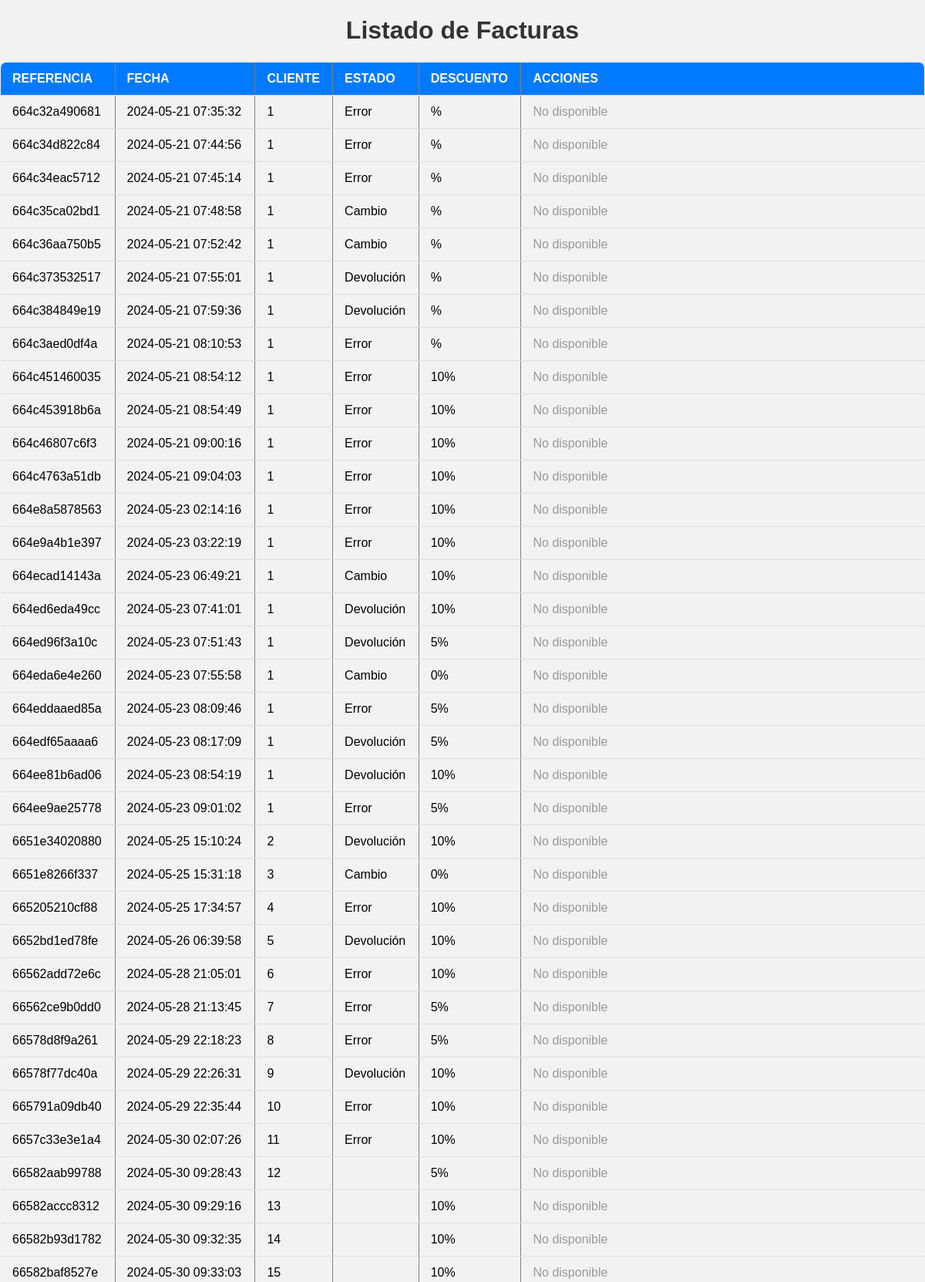
Screenshot of /index.php?controller=invoice&action=index (signed in, upper part) with the database file from the repository.
### tables this page shows
CREATE TABLE `facturas` (
  `referencia` varchar(150) NOT NULL,
  `fecha` datetime NOT NULL,
  `idCliente` int(11) NOT NULL,
  `estado` enum('Cambio','Devolución','Error','Pagada') NOT NULL DEFAULT 'Pagada',
  `descuento` enum('0','5','10') NOT NULL
);

### controllers/InvoiceController.php (called while the page is built, shortened)
<?php
require_once __DIR__ . '/../models/Invoice.php';
class InvoiceController
{
    public function index()
    {
        $invoiceModel = new Invoice();
        $invoices = $invoiceModel->getAllInvoices();
        require __DIR__ . '/../views/invoice_list.php';
    }
}

### config/Database.php (called while the page is built, shortened)
<?php
class Database {
    private static $instance = null;
    private $host = 'localhost';
    private $user = 'root';
    private $pass = '';
    private $name = 'facturacion_tienda_db';
    private function __construct() {
        $this->conn = new mysqli($this->host, $this->user, $this->pass, $this->name);
    }
    public static function connect() {
        if (self::$instance == null) {
            self::$instance = new Database();
        }
        return self::$instance->conn;
    }
}
?>

### models/Invoice.php (called while the page is built, shortened)
<?php
require_once __DIR__ . '/../config/Database.php';
class Invoice {
    private $db;
    public function __construct() {
        $this->db = Database::connect();
    }
    public function getAllInvoices() {
        $sql = "SELECT * FROM facturas";
        $result = $this->db->query($sql);
        return $result->fetch_all(MYSQLI_ASSOC);
    }
}
?>

### views/invoice_list.php (the view, shortened to what this page needs)
<!DOCTYPE html>
<html lang="es">
<head>
    <link rel="stylesheet" type="text/css" href="public/css/list.css">
</head>
<body>
    <h1>Listado de Facturas</h1>
    <table border="1">
        <tr>
            <th>Referencia</th>
            <th>Fecha</th>
            <th>Cliente</th>
            <th>Estado</th>
            <th>Descuento</th>
            <th>Acciones</th>
        </tr>
        <?php foreach ($invoices as $invoice) : ?>
            <tr>
                <td><?php echo $invoice['referencia']; ?></td>
                <td><?php echo $invoice['fecha']; ?></td>
                <td><?php echo $invoice['idCliente']; ?></td>
                <td><?php echo $invoice['estado']; ?></td>
                <td><?php echo $invoice['descuento']; ?>%</td>
                <td class="invoice-actions">
                    <?php if ($invoice['estado'] === 'Pagada') : ?>
                        <a href="index.php?controller=invoice&action=show&reference=<?php echo $invoice['referencia']; ?>">Ver</a>
                        <a href="index.php?controller=invoice&action=updateState&reference=<?php echo $invoice['referencia']; ?>&state=Error">Marcar Error</a>
                        <a href="index.php?controller=invoice&action=updateState&reference=<?php echo $invoice['referencia']; ?>&state=Cambio">Marcar Cambio</a>
                        <a href="index.php?controller=invoice&action=updateState&reference=<?php echo $invoice['referencia']; ?>&state=Devolucion">Marcar Devolución</a>
                    <?php else : ?>
                        <span>No disponible</span>
                    <?php endif; ?>
                </td>
            </tr>
        <?php endforeach; ?>
    </table>
</body>
</html>

### public/css/list.css (style rules this page uses)
body { font-family: Arial, sans-serif; background-color: #f2f2f2; margin: 0; padding: 0; }
h1 { text-align: center; color: #333; }
table { width: 100%; border-collapse: collapse; box-shadow: 0 4px 8px rgba(0, 0, 0, 0.1); border-radius: 8px; overflow: hidden; margin-top: 20px; }
th, td { padding: 12px 15px; text-align: left; border-bottom: 1px solid #ddd; }
th { background-color: #007bff; color: #fff; font-weight: bold; text-transform: uppercase; }
.invoice-actions span { color: #999; }

### rows the page displays
facturas: referencia "664c32a490681", fecha "2024-05-21 07:35:32", idCliente "1", estado "Error", shows "No disponible"
facturas: referencia "664c34d822c84", fecha "2024-05-21 07:44:56", idCliente "1", estado "Error", shows "No disponible"
facturas: referencia "664c34eac5712", fecha "2024-05-21 07:45:14", idCliente "1", estado "Error", shows "No disponible"
facturas: referencia "664c35ca02bd1", fecha "2024-05-21 07:48:58", idCliente "1", estado "Cambio", shows "No disponible"
facturas: referencia "664c36aa750b5", fecha "2024-05-21 07:52:42", idCliente "1", estado "Cambio", shows "No disponible"
facturas: referencia "664c373532517", fecha "2024-05-21 07:55:01", idCliente "1", estado "Devolución", shows "No disponible"
facturas: referencia "664c384849e19", fecha "2024-05-21 07:59:36", idCliente "1", estado "Devolución", shows "No disponible"
facturas: referencia "664c3aed0df4a", fecha "2024-05-21 08:10:53", idCliente "1", estado "Error", shows "No disponible"
facturas: referencia "664c451460035", fecha "2024-05-21 08:54:12", idCliente "1", estado "Error", descuento "10", shows "No disponible"
facturas: referencia "664c453918b6a", fecha "2024-05-21 08:54:49", idCliente "1", estado "Error", descuento "10", shows "No disponible"
facturas: referencia "664c46807c6f3", fecha "2024-05-21 09:00:16", idCliente "1", estado "Error", descuento "10", shows "No disponible"
facturas: referencia "664c4763a51db", fecha "2024-05-21 09:04:03", idCliente "1", estado "Error", descuento "10", shows "No disponible"
facturas: referencia "664e8a5878563", fecha "2024-05-23 02:14:16", idCliente "1", estado "Error", descuento "10", shows "No disponible"
facturas: referencia "664e9a4b1e397", fecha "2024-05-23 03:22:19", idCliente "1", estado "Error", descuento "10", shows "No disponible"
facturas: referencia "664ecad14143a", fecha "2024-05-23 06:49:21", idCliente "1", estado "Cambio", descuento "10", shows "No disponible"
facturas: referencia "664ed6eda49cc", fecha "2024-05-23 07:41:01", idCliente "1", estado "Devolución", descuento "10", shows "No disponible"
facturas: referencia "664ed96f3a10c", fecha "2024-05-23 07:51:43", idCliente "1", estado "Devolución", descuento "5", shows "No disponible"
facturas: referencia "664eda6e4e260", fecha "2024-05-23 07:55:58", idCliente "1", estado "Cambio", descuento "0", shows "No disponible"
facturas: referencia "664eddaaed85a", fecha "2024-05-23 08:09:46", idCliente "1", estado "Error", descuento "5", shows "No disponible"
facturas: referencia "664edf65aaaa6", fecha "2024-05-23 08:17:09", idCliente "1", estado "Devolución", descuento "5", shows "No disponible"
facturas: referencia "664ee81b6ad06", fecha "2024-05-23 08:54:19", idCliente "1", estado "Devolución", descuento "10", shows "No disponible"
facturas: referencia "664ee9ae25778", fecha "2024-05-23 09:01:02", idCliente "1", estado "Error", descuento "5", shows "No disponible"
facturas: referencia "6651e34020880", fecha "2024-05-25 15:10:24", idCliente "2", estado "Devolución", descuento "10", shows "No disponible"
facturas: referencia "6651e8266f337", fecha "2024-05-25 15:31:18", idCliente "3", estado "Cambio", descuento "0", shows "No disponible"
facturas: referencia "665205210cf88", fecha "2024-05-25 17:34:57", idCliente "4", estado "Error", descuento "10", shows "No disponible"
facturas: referencia "6652bd1ed78fe", fecha "2024-05-26 06:39:58", idCliente "5", estado "Devolución", descuento "10", shows "No disponible"
facturas: referencia "66562add72e6c", fecha "2024-05-28 21:05:01", idCliente "6", estado "Error", descuento "10", shows "No disponible"
facturas: referencia "66562ce9b0dd0", fecha "2024-05-28 21:13:45", idCliente "7", estado "Error", descuento "5", shows "No disponible"
facturas: referencia "66578d8f9a261", fecha "2024-05-29 22:18:23", idCliente "8", estado "Error", descuento "5", shows "No disponible"
facturas: referencia "66578f77dc40a", fecha "2024-05-29 22:26:31", idCliente "9", estado "Devolución", descuento "10", shows "No disponible"
facturas: referencia "665791a09db40", fecha "2024-05-29 22:35:44", idCliente "10", estado "Error", descuento "10", shows "No disponible"
facturas: referencia "6657c33e3e1a4", fecha "2024-05-30 02:07:26", idCliente "11", estado "Error", descuento "10", shows "No disponible"
facturas: referencia "66582aab99788", fecha "2024-05-30 09:28:43", idCliente "12", descuento "5", estado "No disponible"
facturas: referencia "66582accc8312", fecha "2024-05-30 09:29:16", idCliente "13", descuento "10", estado "No disponible"
facturas: referencia "66582b93d1782", fecha "2024-05-30 09:32:35", idCliente "14", descuento "10", estado "No disponible"
facturas: referencia "66582baf8527e", fecha "2024-05-30 09:33:03", idCliente "15", descuento "10", estado "No disponible"
